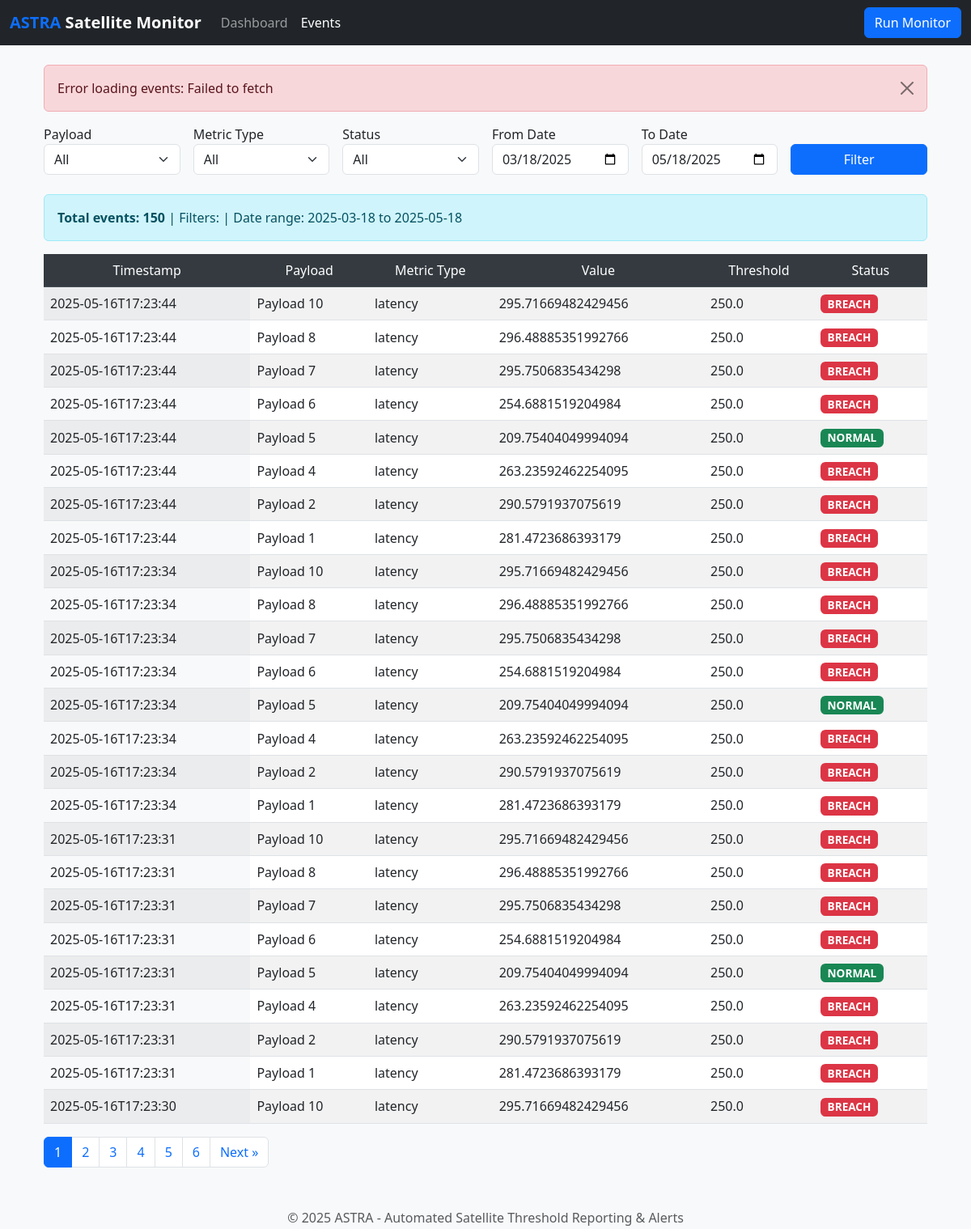
The app's page /events with its own data.
### app/models/event.py (models this page shows, shortened)
class Event(Base):
    __tablename__ = 'events'
    id = Column(Integer, primary_key=True)
    scid = Column(Integer, ForeignKey('payloads.scid'), nullable=False, index=True)
    metric_type = Column(String(50), nullable=False, index=True)
    value = Column(Float, nullable=False)
    threshold = Column(Float, nullable=False)
    status = Column(String(20), nullable=False, index=True)
    timestamp = Column(DateTime, nullable=False, default=datetime.utcnow, index=True)
    payload = relationship("Payload", back_populates="events")
    breach_history = relationship("BreachHistory", back_populates="event", cascade="all, delete-orphan")
    def to_dict(self):
        return {
            'id': self.id,
            'scid': self.scid,
            'metric_type': self.metric_type,
            'value': self.value,
            'threshold': self.threshold,
            'status': self.status,
            'timestamp': self.timestamp.isoformat() if self.timestamp else None
        }

### app/routes/main.py (the view)
@main_bp.route('/events')
def events():
    try:
        filters = parse_filter_params(request)
        page, page_size = parse_pagination_params(request)
        sort_by, sort_order = parse_sort_params(request)
        logger.info(f"Events page request: page={page}, sort_by={sort_by}, sort_order={sort_order}, filters={filters}")
        if 'scid' in filters:
            filters['scid'] = str(filters['scid'])
        result = get_event_service().get_events(
            page=page,
            page_size=page_size,
            sort_by=sort_by,
            sort_order=sort_order,
            filters=filters
        )
        payloads = config.get_payloads()
        for payload in payloads:
            if 'scid' in payload:
                payload['scid'] = str(payload['scid'])
        payloads_dict = {p['scid']: p for p in payloads}
        for event in result['events']:
            event_scid = str(event['scid'])
            if event_scid in payloads_dict:
                event['payload_name'] = payloads_dict[event_scid]['name']
            else:
                event['payload_name'] = f"Unknown ({event_scid})"
        metrics = config.get_metrics()
        return render_template('events.html',
                             events=result['events'],
                             payloads=payloads,
                             metrics=metrics,
                             filters=filters,
                             page=page,
                             page_size=page_size,
                             total_pages=result['total_pages'],
                             total_count=result['total_count'],
                             sort_by=sort_by,
                             sort_order=sort_order)
    except Exception as e:
        logger.error(f"Error in events route: {str(e)}", exc_info=True)
        return handle_error(e)

### app/__init__.py (called while the page is built)
def create_app(config_class=Config):
    app = Flask(__name__)
    app.config.from_object(config_class)
    db = get_db()
    db.init_app()
    init_cache(app)
    app.register_blueprint(main_bp)
    app.register_blueprint(api_bp, url_prefix='/api')
    @app.teardown_appcontext
    def cleanup(exception=None):
        db = get_db()
        db.close_session()
    return app

### app/config/config.py (called while the page is built)
    def load_config(self):
        try:
            with open(self.config_path, 'r') as f:
                return json.load(f)
        except (FileNotFoundError, json.JSONDecodeError) as e:
            print(f"Error loading configuration: {e}")
            return {}

    def get_metrics(self):
        return self.config.get("metrics", {})

    def get_payloads(self):
        return self.config.get("payloads", [])

    def get_environment(self, key, default=None):
        env_config = self.config.get("environment", {})
        if key in env_config:
            return env_config[key]

    def is_logging_enabled(self):
        value = self.get_environment("LOGGING_ENABLED", "True").lower()
        return value not in ("false", "0", "no")

### app/database/database.py (called while the page is built)
def get_db():
    return db

    def get_session(self):
        if not self.Session:
            raise RuntimeError("Database not initialized. Call init_app() first.")
        return self.Session()

    def close_session(self):
        if self.Session:
            self.Session.remove()

### app/routes/utils.py (called while the page is built)
def get_default_date_range():
    today = datetime.date.today()
    default_from_date = (today - datetime.timedelta(days=60)).strftime('%Y-%m-%d')
    default_to_date = (today + datetime.timedelta(days=1)).strftime('%Y-%m-%d')  # Add one day to include today
    return default_from_date, default_to_date

def parse_pagination_params(request):
    page = int(request.args.get('page', 1))
    page_size = int(request.args.get('page_size', 25))
    return page, page_size

def parse_sort_params(request):
    sort_by = request.args.get('sort_by', 'timestamp')
    sort_order = request.args.get('sort_order', 'DESC')
    return sort_by, sort_order

### app/services/event_service.py (called while the page is built)
def get_event_service():
    return event_service

### app/utils/logger.py (called while the page is built)
    @classmethod
    def is_enabled(cls):
        config = Config()
        return cls._logging_enabled and config.is_logging_enabled()

    def _log_if_enabled(self, level, message, **kwargs):
        if self.is_enabled():
            level(message, **kwargs)

    def info(self, message):
        self._log_if_enabled(self.logger.info, message)

### app/templates/events.html (shortened to what this page needs)
{% extends "layout.html" %}
{% block content %}
<div class="container-fluid">
    <div id="error-container"></div>
    <form id="filter-form" class="filter-form mb-4">
        <div class="row g-3">
            <div class="col-md-2">
                <div class="form-group">
                    <label for="scid">Payload</label>
                    <select class="form-select" id="scid" name="scid">
                        <option value="">All</option>
                    </select>
                </div>
            </div>
            <div class="col-md-2">
                <div class="form-group">
                    <label for="metric_type">Metric Type</label>
                    <select class="form-select" id="metric_type" name="metric_type">
                        <option value="">All</option>
                    </select>
                </div>
            </div>
            <div class="col-md-2">
                <div class="form-group">
                    <label for="status">Status</label>
                    <select class="form-select" id="status" name="status">
                        <option value="">All</option>
                    </select>
                </div>
            </div>
            <div class="col-md-2">
                <div class="form-group">
                    <label for="date_from">From Date</label>
                    <input type="date" class="form-control" id="date_from" name="date_from"
                           value="{{ filters['date_from']|default('') }}">
                </div>
            </div>
            <div class="col-md-2">
                <div class="form-group">
                    <label for="date_to">To Date</label>
                    <input type="date" class="form-control" id="date_to" name="date_to"
                           value="{{ filters['date_to']|default('') }}">
                </div>
            </div>
            <div class="col-md-2">
                <div class="form-group">
                    <label>&nbsp;</label>
                    <button type="submit" class="btn btn-primary w-100">Filter</button>
                </div>
            </div>
        </div>
    </form>
    <div class="alert alert-info mb-3">
        <strong>Total events: {{ total_count }}</strong>
        {% if filters %}
        <span>
            | Filters:
            | Date range: {{ filters['date_from']|default('') }} to {{ filters['date_to']|default('') }}
        </span>
        {% endif %}
    </div>
    <div class="table-responsive">
        <table id="events-table" class="table table-striped table-hover">
            <thead class="table-dark">
                <tr>
                    <th data-sort="timestamp" {% if sort_by == 'timestamp' %}data-order="{{ sort_order|lower }}"{% endif %}>Timestamp</th>
                    <th data-sort="scid" {% if sort_by == 'scid' %}data-order="{{ sort_order|lower }}"{% endif %}>Payload</th>
                    <th data-sort="metric_type" {% if sort_by == 'metric_type' %}data-order="{{ sort_order|lower }}"{% endif %}>Metric Type</th>
                    <th data-sort="value" {% if sort_by == 'value' %}data-order="{{ sort_order|lower }}"{% endif %}>Value</th>
                    <th data-sort="threshold" {% if sort_by == 'threshold' %}data-order="{{ sort_order|lower }}"{% endif %}>Threshold</th>
                    <th data-sort="status" {% if sort_by == 'status' %}data-order="{{ sort_order|lower }}"{% endif %}>Status</th>
                </tr>
            </thead>
            <tbody>
                {% for event in events %}
                <tr>
                    <td>{{ event['timestamp'] }}</td>
                    <td>{{ event['payload_name'] if 'payload_name' in event else event['scid'] }}</td>
                    <td>{{ event['metric_type'] }}</td>
                    <td>{{ event['value'] }}</td>
                    <td>{{ event['threshold'] }}</td>
                    <td>
                        <span class="badge bg-{{ 'danger' if event['status'] == 'BREACH' else 'success' }}">
                            {{ event['status'] }}
                        </span>
                    </td>
                </tr>
                {% endfor %}
            </tbody>
        </table>
    </div>
    <nav aria-label="Page navigation">
        <ul class="pagination">
            {% for p in range(1, total_pages + 1) %}
            <li class="page-item {{ 'active' if p == page else '' }}">
                <a class="page-link" href="#" data-page="{{ p }}">{{ p }}</a>
            </li>
            {% endfor %}
            {% if page < total_pages %}
            <li class="page-item">
                <a class="page-link" href="#" data-page="{{ page + 1 }}">Next &raquo;</a>
            </li>
            {% endif %}
        </ul>
    </nav>
</div>
{% endblock %}

### app/templates/layout.html (shortened to what this page needs)
<!DOCTYPE html>
<html lang="en">
<head>
    <link href="https://cdn.jsdelivr.net/npm/bootstrap@5.3.0-alpha1/dist/css/bootstrap.min.css" rel="stylesheet">
    <link href="{{ url_for('static', filename='css/style.css') }}" rel="stylesheet">
</head>
<body>
    <header>
        <nav class="navbar navbar-expand-lg navbar-dark bg-dark">
            <div class="container-fluid">
                <a class="navbar-brand" href="{{ url_for('main.index') }}">
                    <span class="text-primary">ASTRA</span> Satellite Monitor
                </a>
                <div class="collapse navbar-collapse" id="navbarNav">
                    <ul class="navbar-nav">
                        <li class="nav-item">
                            <a class="nav-link {% if request.endpoint == 'main.index' %}active{% endif %}"
                               href="{{ url_for('main.index') }}">Dashboard</a>
                        </li>
                        <li class="nav-item">
                            <a class="nav-link {% if request.endpoint == 'main.events' %}active{% endif %}"
                               href="{{ url_for('main.events') }}">Events</a>
                        </li>
                    </ul>
                    <form class="ms-auto">
                        <button type="button" id="run-monitor" class="btn btn-primary">
                            Run Monitor
                        </button>
                    </form>
                </div>
            </div>
        </nav>
    </header>
    <main class="container mt-4">
        {% block content %}{% endblock %}
    </main>
    <footer class="footer mt-5 py-3 bg-light">
        <div class="container text-center">
            <span class="text-muted">© 2025 ASTRA - Automated Satellite Threshold Reporting & Alerts</span>
        </div>
    </footer>
</body>
</html>

### app/static/css/style.css (style rules this page uses)
body { background-color: #f8f9fa; padding-bottom: 60px; }
.navbar-brand { font-weight: bold; }
.footer { position: fixed; bottom: 0; width: 100%; height: 60px; line-height: 60px; }
.badge { font-size: 85%; min-width: 60px; text-align: center; }
.table-responsive { overflow-x: auto; }
.table { border-collapse: separate; border-spacing: 0; }
.table th { background-color: #343a40; color: white; font-weight: 500; }
.table thead.table-dark th { border-color: #454d55; text-align: center; vertical-align: middle; }
.table td { vertical-align: middle; }
@media (min-width: 992px) { .table td:first-child, .table th:first-child, .table td:nth-child(2), .table th:nth-child(2) { position: sticky; left: 0; background-color: #fff; z-index: 1; } }
@media (min-width: 992px) { .table td:first-child { background-color: #f8f9fa; } }
@media (min-width: 992px) { .table th:first-child, .table th:nth-child(2) { z-index: 2; background-color: #343a40; } }
.badge.bg-danger { animation: pulse 2s infinite; }

### records on screen
Event: timestamp "2025-05-16T17:23:44", event "Payload 10", metric_type "latency", value "295.71669482429456", threshold "250.0", status "BREACH"
Event: timestamp "2025-05-16T17:23:44", event "Payload 8", metric_type "latency", value "296.48885351992766", threshold "250.0", status "BREACH"
Event: timestamp "2025-05-16T17:23:44", event "Payload 7", metric_type "latency", value "295.7506835434298", threshold "250.0", status "BREACH"
Event: timestamp "2025-05-16T17:23:44", event "Payload 6", metric_type "latency", value "254.6881519204984", threshold "250.0", status "BREACH"
Event: timestamp "2025-05-16T17:23:44", event "Payload 5", metric_type "latency", value "209.75404049994094", threshold "250.0", status "NORMAL"
Event: timestamp "2025-05-16T17:23:44", event "Payload 4", metric_type "latency", value "263.23592462254095", threshold "250.0", status "BREACH"
Event: timestamp "2025-05-16T17:23:44", event "Payload 2", metric_type "latency", value "290.5791937075619", threshold "250.0", status "BREACH"
Event: timestamp "2025-05-16T17:23:44", event "Payload 1", metric_type "latency", value "281.4723686393179", threshold "250.0", status "BREACH"
Event: timestamp "2025-05-16T17:23:34", event "Payload 10", metric_type "latency", value "295.71669482429456", threshold "250.0", status "BREACH"
Event: timestamp "2025-05-16T17:23:34", event "Payload 8", metric_type "latency", value "296.48885351992766", threshold "250.0", status "BREACH"
Event: timestamp "2025-05-16T17:23:34", event "Payload 7", metric_type "latency", value "295.7506835434298", threshold "250.0", status "BREACH"
Event: timestamp "2025-05-16T17:23:34", event "Payload 6", metric_type "latency", value "254.6881519204984", threshold "250.0", status "BREACH"
Event: timestamp "2025-05-16T17:23:34", event "Payload 5", metric_type "latency", value "209.75404049994094", threshold "250.0", status "NORMAL"
Event: timestamp "2025-05-16T17:23:34", event "Payload 4", metric_type "latency", value "263.23592462254095", threshold "250.0", status "BREACH"
Event: timestamp "2025-05-16T17:23:34", event "Payload 2", metric_type "latency", value "290.5791937075619", threshold "250.0", status "BREACH"
Event: timestamp "2025-05-16T17:23:34", event "Payload 1", metric_type "latency", value "281.4723686393179", threshold "250.0", status "BREACH"
Event: timestamp "2025-05-16T17:23:31", event "Payload 10", metric_type "latency", value "295.71669482429456", threshold "250.0", status "BREACH"
Event: timestamp "2025-05-16T17:23:31", event "Payload 8", metric_type "latency", value "296.48885351992766", threshold "250.0", status "BREACH"
Event: timestamp "2025-05-16T17:23:31", event "Payload 7", metric_type "latency", value "295.7506835434298", threshold "250.0", status "BREACH"
Event: timestamp "2025-05-16T17:23:31", event "Payload 6", metric_type "latency", value "254.6881519204984", threshold "250.0", status "BREACH"
Event: timestamp "2025-05-16T17:23:31", event "Payload 5", metric_type "latency", value "209.75404049994094", threshold "250.0", status "NORMAL"
Event: timestamp "2025-05-16T17:23:31", event "Payload 4", metric_type "latency", value "263.23592462254095", threshold "250.0", status "BREACH"
Event: timestamp "2025-05-16T17:23:31", event "Payload 2", metric_type "latency", value "290.5791937075619", threshold "250.0", status "BREACH"
Event: timestamp "2025-05-16T17:23:31", event "Payload 1", metric_type "latency", value "281.4723686393179", threshold "250.0", status "BREACH"
Event: timestamp "2025-05-16T17:23:30", event "Payload 10", metric_type "latency", value "295.71669482429456", threshold "250.0", status "BREACH"

### other values on screen
{{ total_count }} "150"
{{ filters['date_from']|default('') }} "2025-03-18"
{{ filters['date_to']|default('') }} "2025-05-18"
{{ p }} "1" "2" "3" "4" "5" "6"
